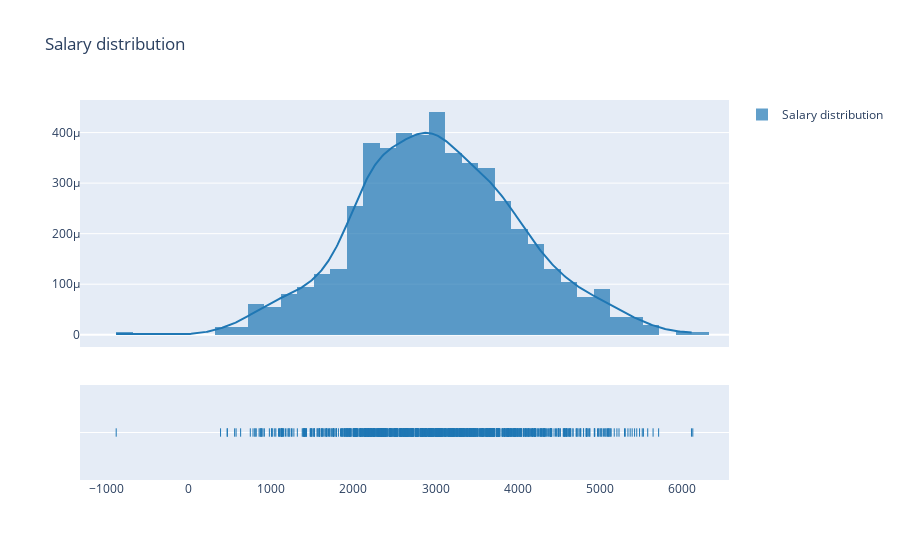

The notebook cell this image was saved under:
### Markdown cell above
## Adding a title

### Code cell
fig = ff.create_distplot(hist_data = [df.Salary.values.tolist()],
                         group_labels = ["Salary distribution"],
                        bin_size = [200])

fig["layout"].update(title = "Salary distribution")

# iplot(fig)
pio.show(fig)

### Figure 1 — Plotly figure (JSON) as saved in the notebook; plotly's stock layout.template omitted (floating-point values rounded to 4 significant figures; data arrays with more than 128 entries replaced by an {"elided": "..."} marker saying what was removed)
{"data": [{"histnorm": "probability density", "legendgroup": "Salary distribution", "marker": {"color": "rgb(31, 119, 180)"}, "name": "Salary distribution", "opacity": 0.7, "type": "histogram", "x": {"elided": "1000 float values"}, "xaxis": "x", "xbins": {"end": 6126.0, "size": 200, "start": -880.9}, "yaxis": "y"}, {"legendgroup": "Salary distribution", "marker": {"color": "rgb(31, 119, 180)"}, "mode": "lines", "name": "Salary distribution", "showlegend": false, "type": "scatter", "x": {"elided": "500 float values"}, "xaxis": "x", "y": {"elided": "500 float values"}, "yaxis": "y"}, {"legendgroup": "Salary distribution", "marker": {"color": "rgb(31, 119, 180)", "symbol": "line-ns-open"}, "mode": "markers", "name": "Salary distribution", "showlegend": false, "type": "scatter", "x": {"elided": "1000 float values"}, "xaxis": "x", "y": {"elided": "1000 str values"}, "yaxis": "y2"}], "layout": {"autosize": true, "barmode": "overlay", "hovermode": "closest", "legend": {"traceorder": "reversed"}, "title": {"text": "Salary distribution"}, "xaxis": {"anchor": "y2", "autorange": true, "domain": [0, 1], "range": [-1295.0, 6540.0], "type": "linear", "zeroline": false}, "yaxis": {"anchor": "free", "autorange": true, "domain": [0.35, 1], "position": 0, "range": [-2.425e-05, 0.0004644], "type": "linear"}, "yaxis2": {"anchor": "x", "autorange": true, "domain": [0, 0.25], "dtick": 1, "range": [-1, 1], "showticklabels": false, "type": "category"}}}
